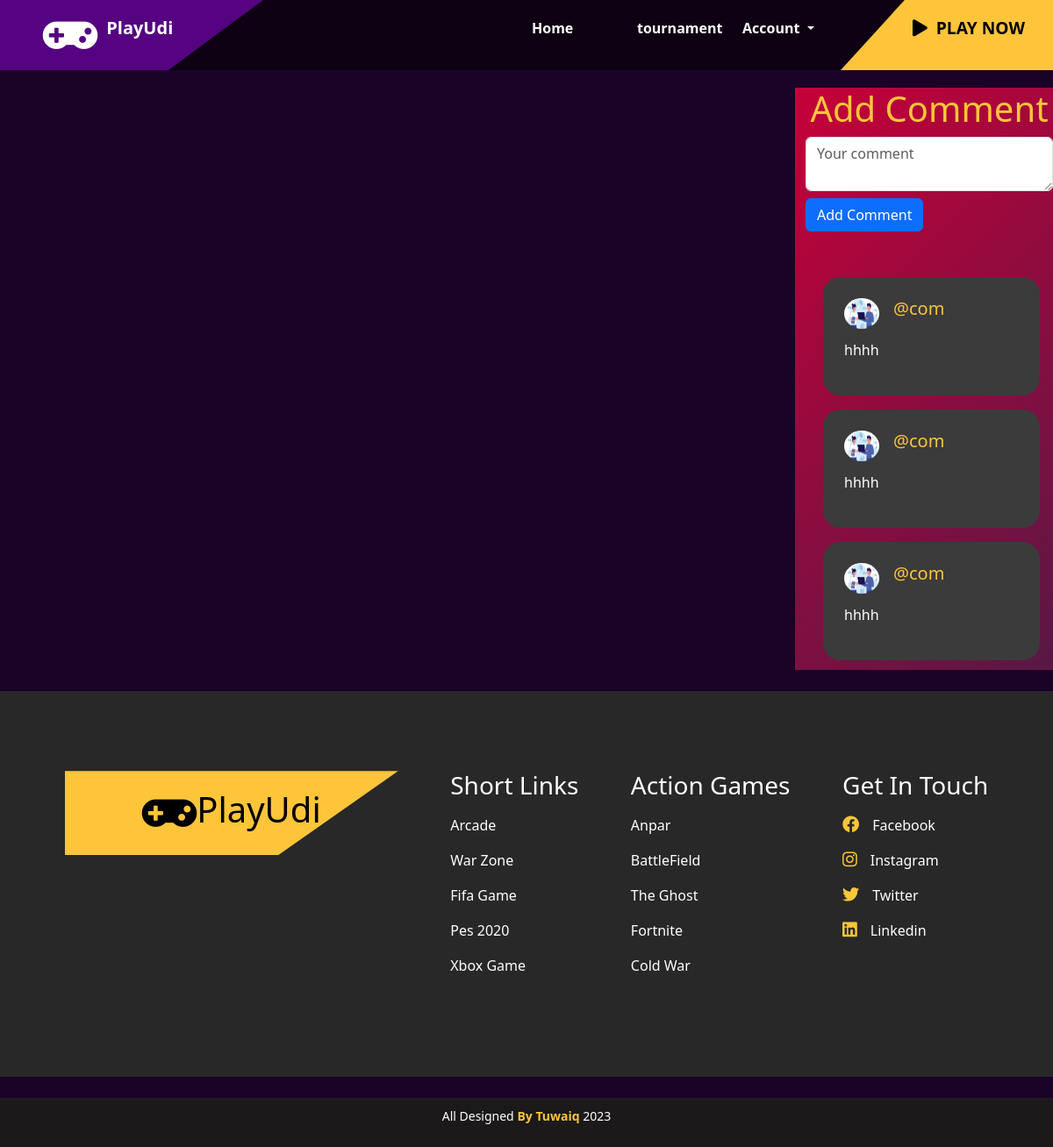
Page /tournaments/tournament_details/3/ (signed in) on the committed database.
### comment/models.py (models this page shows)
class Comment(models.Model):
    tournament = models.ForeignKey(Tournament, on_delete=models.CASCADE)
    profile = models.ForeignKey(Profile, on_delete=models.CASCADE)
    content = models.TextField()

### tournament/models.py (models this page shows, shortened)
class Profile(models.Model):
    user_choices = (("1", "user"), ("2", "company"))
    user_ranks = (("nor", "Normal"),("pro", "Professional"), ('master', "Master"))
    user = models.OneToOneField(User, on_delete=models.CASCADE)
    bio=models.TextField(default="Player")
    birth_date = models.DateField(default="2000-10-10")
    avatar = models.ImageField(upload_to="images/", default="images/default.png")
    states = models.CharField(max_length=160,choices=user_choices, default="1")
    points = models.IntegerField(default=0)
    user_rank = models.CharField(max_length=160,choices=user_ranks, default="1")

### tournament/views.py (the view)
# urls.py: path('tournament_details/<tournament_id>/', views.show_tournament_details, name='show_tournament_details'),
def show_tournament_details(request:HttpRequest, tournament_id):
    tournament = Tournament.objects.get(id=tournament_id)
    matches = Match.objects.filter(tournament=tournament)
    comment = Comment.objects.filter(tournament=tournament)
    profile_user = Profile.objects.get(user=request.user)
    if request.method == "POST" and request.user.is_authenticated:
        new_comment = Comment(tournament=tournament, profile=profile_user, content=request.POST["content"])
        new_comment.save()
    match_len = matches.count()
    return render(request, 'tournament/tournament_details.html', {'tournament': tournament, 'matches': matches, "match_len":match_len, "comments":comment})

### tournament/templates/tournament/tournament_details.html (shortened to what this page needs)
{% extends 'main/base.html' %}
{% block content %}
<div class="row">
    <div class="col-9">
    </div>
    <div class="hei col-3">
        <div class="headerss">
        <div class="foosterss">
            <h1 style="color: #FEC53A; display: flex;justify-content: center;">Add Comment</h1>
            <form action="{% url 'tournament:show_tournament_details' tournament.id %}" method="post" >
                <textarea  class="form-control mt-2" name="content"  placeholder="Your comment"></textarea>
                <input class="btn btn-primary mt-2" type="submit" value="Add Comment" />
            </form>
        </div>
        <nav class="sidebarss">
            <div  class="scrollbox">
                <div class="scrollbox-inner">
                    <p>
                        <div  class="row d-flex" style="flex-direction: column-reverse;">
                            {% for comment in comments %}
                    <div>
                            <div style="border-radius: 20px; background-color:rgb(59, 59, 59);" class="d-flex flex-column gap-1 p-4 mt-3">
                                <div class="d-flex gap-3">
                                    <img src="{{comment.profile.avatar.url}}" width="40px" height="35px" style="border-radius: 50%;">
                                    <h5 style="color: #FEC53A;" >@{{comment.profile.user.username}}</h5>
                                </div>
                                <p class="mt-2">{{comment.content}}</p>
                            </div>
                        </div>
                            {% endfor%}
                    </div>
                    </p>
                </div>
            </div>
        </nav>
    </div>
</div>
{% endblock %}

### main/static/styles/stylee.css (style rules this page uses)
* { margin: 0; padding: 0; box-sizing: border-box; }
.hei { background: linear-gradient(-45deg,#571845 , #c70039); margin-top: 20px; width: 25%; height: max-content; }
.sidebarss { display: flex; overflow: auto; flex-direction: column; padding: 20px 5px 0 20px; max-height: 500px; }
.scrollbox { overflow: auto; padding-right: 10px; visibility: visible; }
.scrollbox-inner p { font-size: 16px; color: #fff; }

### rows in the picture
Comment: profile.avatar (placeholder picture), profile.user.username "com", content "hhhh"
Comment: profile.avatar (placeholder picture), profile.user.username "com", content "hhhh"
Comment: profile.avatar (placeholder picture), profile.user.username "com", content "hhhh"
